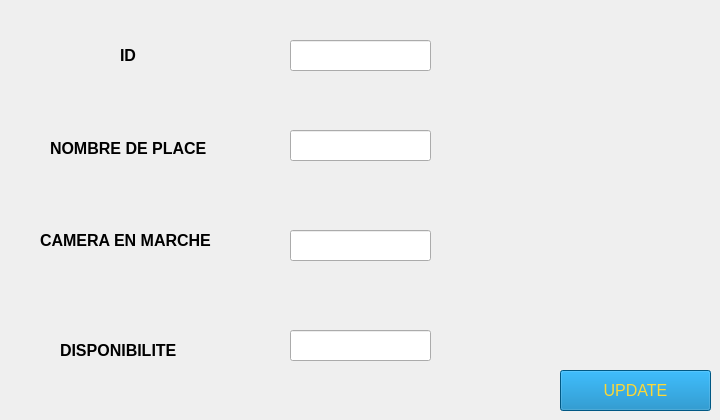
      <widget class="QWidget" name="tab_25">
       <attribute name="title">
        <string>Mise à jour</string>
       </attribute>
       <widget class="QLineEdit" name="c">
        <property name="geometry">
         <rect>
          <x>290</x>
          <y>230</y>
          <width>141</width>
          <height>31</height>
         </rect>
        </property>
        <property name="text">
         <string/>
        </property>
       </widget>
       <widget class="QLineEdit" name="nb">
        <property name="geometry">
         <rect>
          <x>290</x>
          <y>130</y>
          <width>141</width>
          <height>31</height>
         </rect>
        </property>
        <property name="text">
         <string/>
        </property>
       </widget>
       <widget class="QLineEdit" name="dis">
        <property name="geometry">
         <rect>
          <x>290</x>
          <y>330</y>
          <width>141</width>
          <height>31</height>
         </rect>
        </property>
        <property name="text">
         <string/>
        </property>
       </widget>
       <widget class="QLineEdit" name="id">
        <property name="geometry">
         <rect>
          <x>290</x>
          <y>40</y>
          <width>141</width>
          <height>31</height>
         </rect>
        </property>
        <property name="text">
         <string/>
        </property>
       </widget>
       <widget class="QPushButton" name="updateBtnAZ">
        <property name="geometry">
         <rect>
          <x>560</x>
          <y>370</y>
          <width>151</width>
          <height>41</height>
         </rect>
        </property>
        <property name="font">
         <font>
          <family>MS Shell Dlg 2</family>
          <pointsize>12</pointsize>
         </font>
        </property>
        <property name="styleSheet">
         <string notr="true">color: rgb(253, 216, 53);

background-color: rgb(0, 123, 185);</string>
        </property>
        <property name="text">
         <string>UPDATE</string>
        </property>
       </widget>
       <widget class="QLabel" name="label_45">
        <property name="geometry">
         <rect>
          <x>50</x>
          <y>140</y>
          <width>201</width>
          <height>16</height>
         </rect>
        </property>
        <property name="font">
         <font>
          <family>MS Shell Dlg 2</family>
          <pointsize>12</pointsize>
          <weight>75</weight>
          <bold>true</bold>
         </font>
        </property>
        <property name="text">
         <string>NOMBRE DE PLACE</string>
        </property>
       </widget>
       <widget class="QLabel" name="label_46">
        <property name="geometry">
         <rect>
          <x>40</x>
          <y>230</y>
          <width>221</width>
          <height>21</height>
         </rect>
        </property>
        <property name="font">
         <font>
          <family>MS Shell Dlg 2</family>
          <pointsize>12</pointsize>
          <weight>75</weight>
          <bold>true</bold>
         </font>
        </property>
        <property name="text">
         <string>CAMERA EN MARCHE</string>
        </property>
       </widget>
       <widget class="QLabel" name="label_47">
        <property name="geometry">
         <rect>
          <x>60</x>
          <y>340</y>
          <width>171</width>
          <height>20</height>
         </rect>
        </property>
        <property name="font">
         <font>
          <family>MS Shell Dlg 2</family>
          <pointsize>12</pointsize>
          <weight>75</weight>
          <bold>true</bold>
         </font>
        </property>
        <property name="text">
         <string>DISPONIBILITE</string>
        </property>
       </widget>
       <widget class="QLabel" name="label_48">
        <property name="geometry">
         <rect>
          <x>120</x>
          <y>40</y>
          <width>31</width>
          <height>31</height>
         </rect>
        </property>
        <property name="font">
         <font>
          <family>MS Shell Dlg 2</family>
          <pointsize>12</pointsize>
          <weight>75</weight>
          <bold>true</bold>
         </font>
        </property>
        <property name="text">
         <string>ID</string>
        </property>
       </widget>
      </widget>
